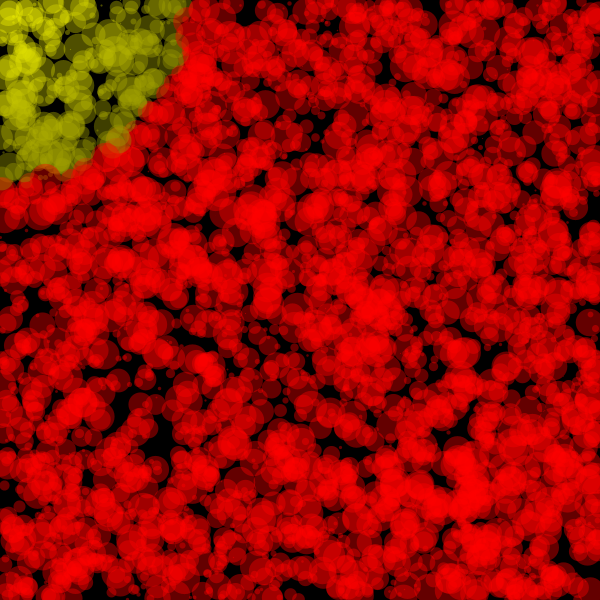
Frame 1 (no input)
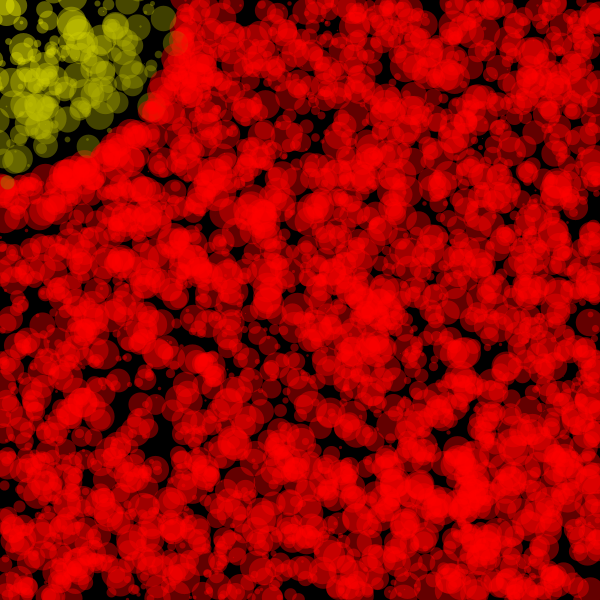
Frame 60 (the mouse pressed at the canvas centre just before this capture)
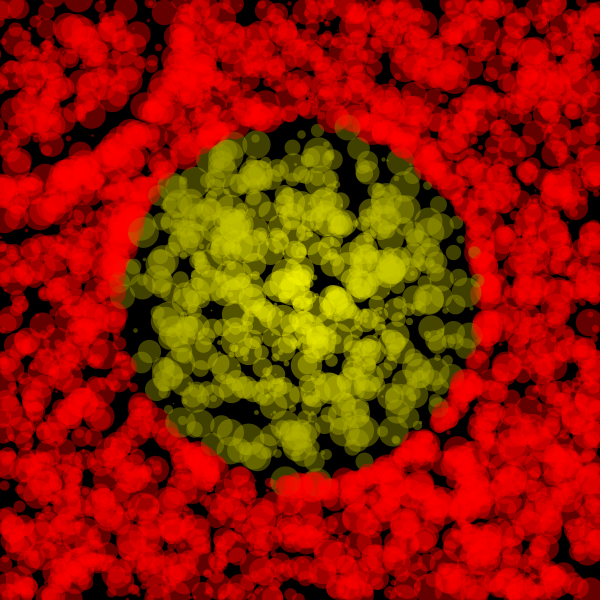
Frame 120 (the mouse held since frame 60 and released just before this capture)

The Processing sketch that drew these frames (run headless with seeded random() and noise(); from frame 60 on, the mouse is pressed at the canvas centre):

// Processing sketch: processing_77097
// ── processing_77097.pde

// A program that draws a bunch of random points,
// and colors each based on the distance from the
// mouse to the point.  Points near the mouse are
// yellow, others are red.
// This is meant to demonstrate the importance of
// arrays.  How would this even be possible if 
// it weren't for arrays?
final int MAX_RADIUS = 8;
final int POINT_COUNT = 3500;
final int TRIGGER_DISTANCE = 185;
final float JIGGLE_FACTOR = 8;

float[] x;
float[] y;
float[] rad;

void setup() {
  size(600, 600);
  background(0);
  strokeWeight(2 * RADIUS);
  stroke(255, 255, 0); // yellow
  x = new float[POINT_COUNT];
  y = new float[POINT_COUNT];
  rad = new float[POINT_COUNT];

  for (int i = 0; i < POINT_COUNT; i++) {
    x[i] = random(width);
    y[i] = random(height);
    rad[i] = random(2 * MAX_RADIUS);
  }
}

void draw() {
  background(0); 

  for (int i = 0; i < POINT_COUNT; i++) {

    // See if mouse is inside the point
    float dis = dist(mouseX, mouseY, x[i], y[i]);

    float redShade = dis > TRIGGER_DISTANCE ? 
    255 : 
    150 + (TRIGGER_DISTANCE - dis)/TRIGGER_DISTANCE * 105;
    float greenShade = dis > TRIGGER_DISTANCE ? 
    0 : 
    redShade;

    stroke(redShade, greenShade, 0, 100);

    strokeWeight(2 * rad[i]);
    point(x[i], y[i]);

    // This was an afterthought...if the mouse is near
    // a circle, move it a little.
    if (dis < TRIGGER_DISTANCE) {
      x[i] += random(-JIGGLE_FACTOR, JIGGLE_FACTOR);
      y[i] += random(-JIGGLE_FACTOR, JIGGLE_FACTOR);
    }
  }
}
